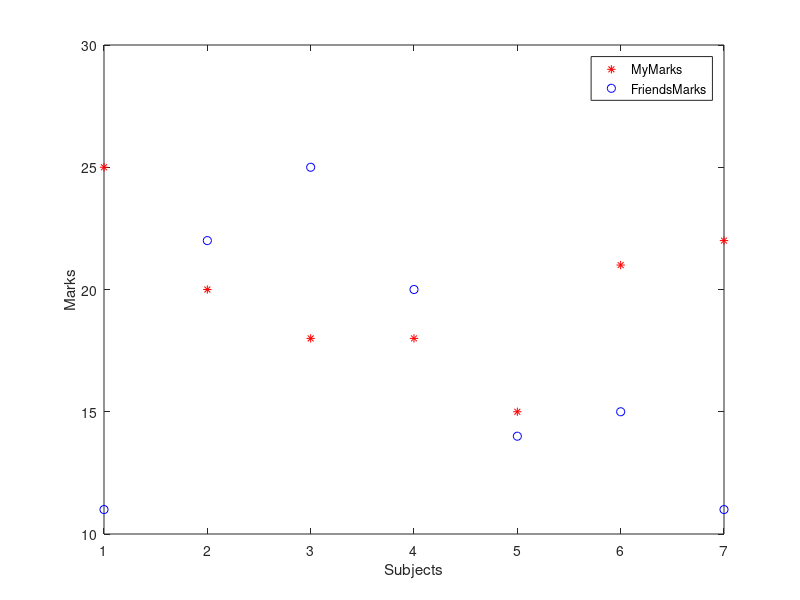

MATLAB code to generate this figure:
close all
Subjects=[1 2 3 4 5 6 7]
MyMarks=[25 20 18 18 15 21 22]
FriendsMarks=[11 22 25 20 14 15 11]
plot(Subjects, MyMarks, "r*")
hold on
plot(Subjects, FriendsMarks, "bo")
xlabel('Subjects')
ylabel('Marks')
legend('MyMarks', 'FriendsMarks')

